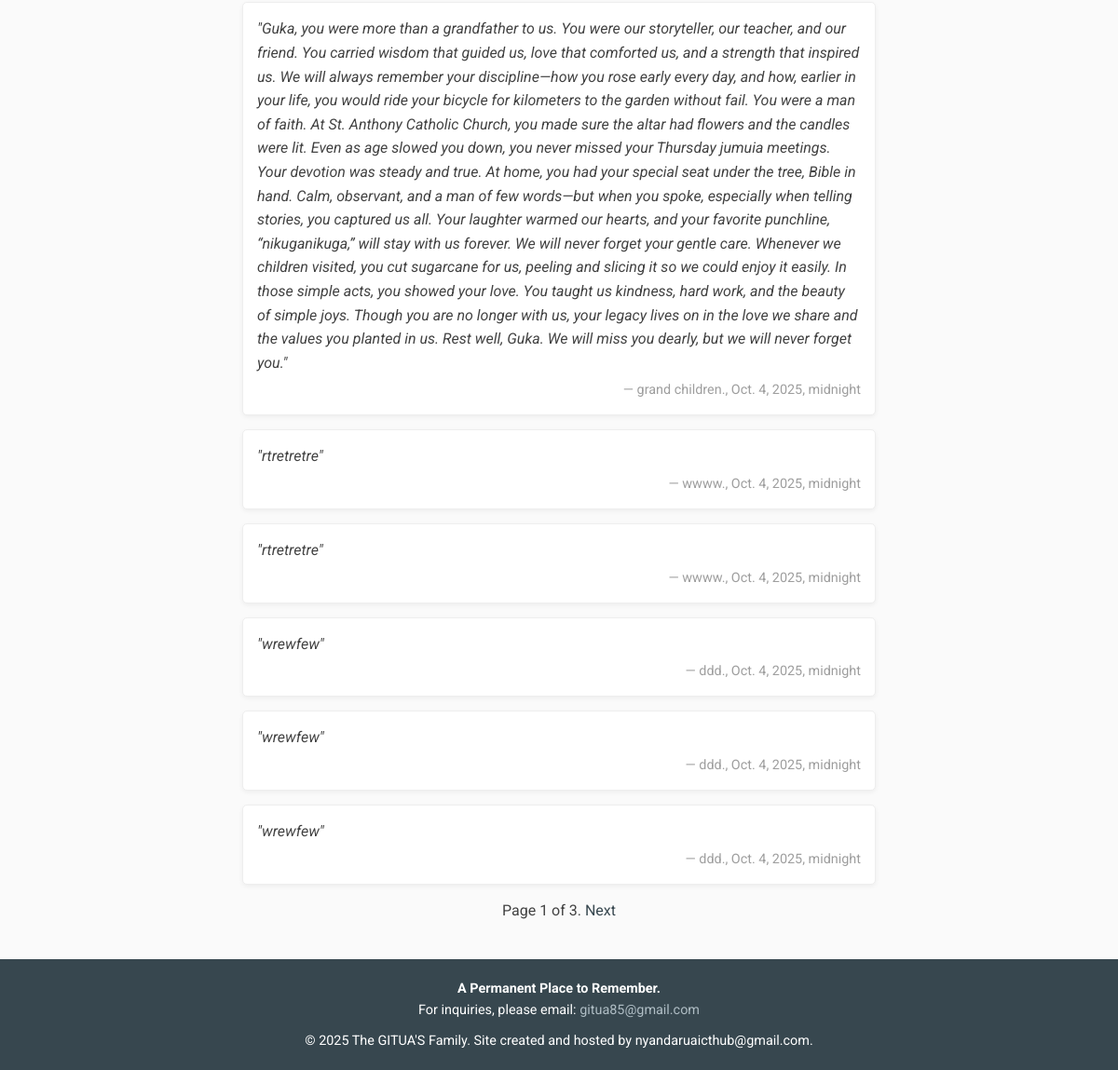
The page /tributes (lower part) on the database as committed earlier.
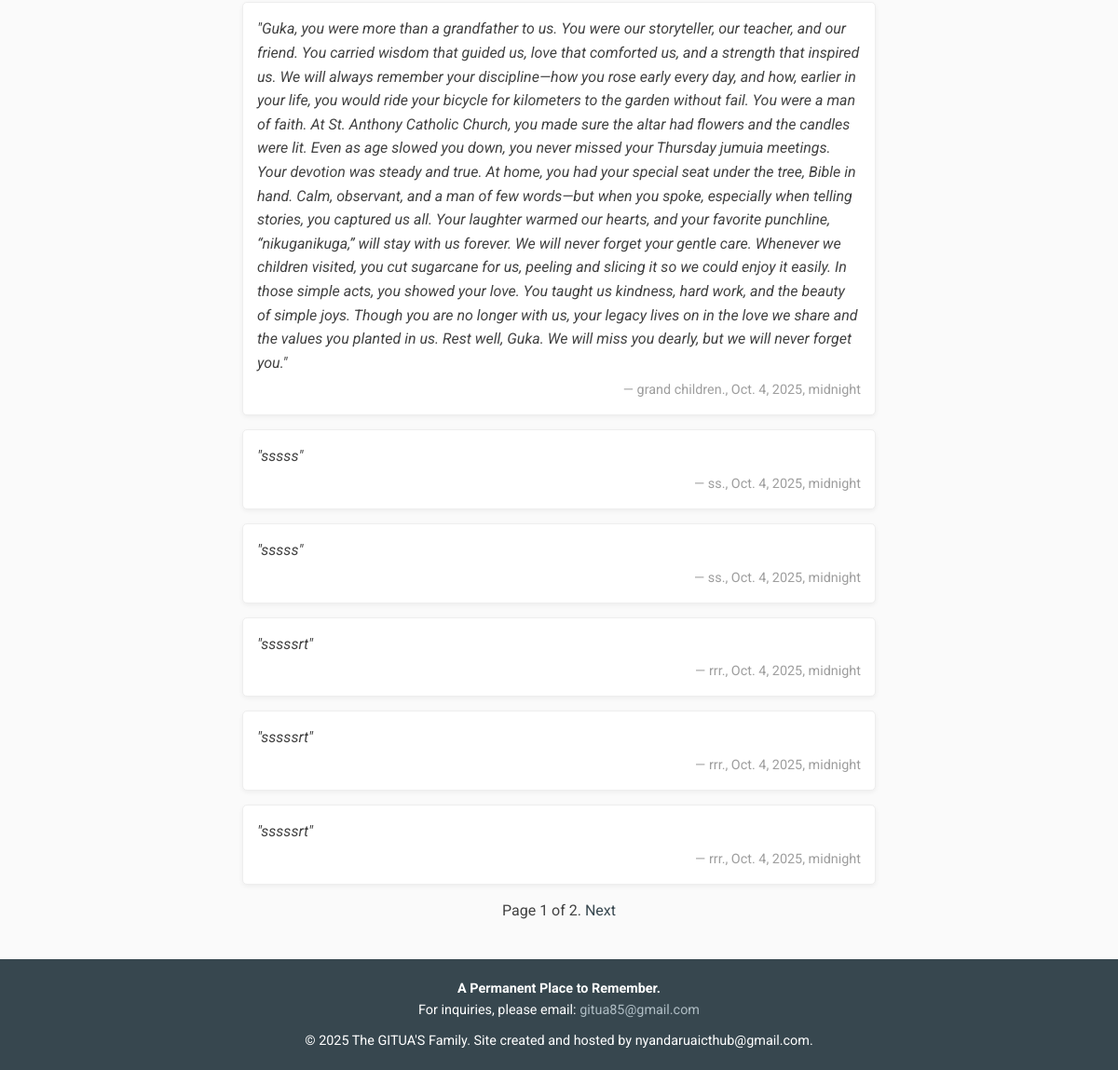
The same page on the database as committed later.
### tribute/models.py (models this page shows, shortened)
class TributeMessage(models.Model):
    name = models.CharField(max_length=50)
    email = models.EmailField()
    text = models.TextField()
    created = models.DateTimeField(auto_now_add=True)
    class Meta:
        ordering = ['-created']

### tribute/views.py (the view)
# urls.py: path('tributes', views.tributes, name='tributes')
def tributes(request):
    tributes = TributeMessage.objects.all()
    page_num = request.GET.get('page', 1)
    paginator = Paginator(tributes, 8)
    try:
        page_obj = paginator.page(page_num)
    except PageNotAnInteger:
        page_obj = paginator.page(1)
    except EmptyPage:
        page_obj = paginator.page(paginator.num_pages)
    context = {
        'tributes': tributes,
        'page_obj': page_obj,
    }
    return render(request, 'tributes.html', context=context)

### tribute/templates/tributes.html (shortened to what this page needs)
{% load static %}
<!DOCTYPE html>
<html lang="en">
<head>
    <link rel="stylesheet" href="{% static 'style.css' %}">
    <link rel="stylesheet" href="https://cdnjs.cloudflare.com/ajax/libs/font-awesome/6.0.0-beta3/css/all.min.css">
</head>
<body>
    <main>
        <section id="tributes" class="section tributes-section">
            <div class="tributes-list">
                {% if tributes %}
                {% for tribute in page_obj %}
                <div class="tribute-post">
                    <p class="post-text">"{{ tribute.text }}"</p>
                    <p class="post-meta">— {{ tribute.name }}., {{ tribute.created }}</p>
                </div>
                {% endfor %}
                {% else %}
                <div class="tribute-post">
                    <p class="post-text">no tributes yet</p>
                </div>
                {% endif %}
            </div>
            {% include 'pagination.html' %}
        </section>
    </main>
    <footer>
        <div class="footer-content">
            <p><strong>A Permanent Place to Remember.</strong></p>
            <p>For inquiries, please email: <a href="mailto:gitua85@gmail.com">gitua85@gmail.com</a></p>
            <p class="copyright">&copy; 2025 The GITUA'S Family. Site created and hosted by nyandaruaicthub@gmail.com.</p>
        </div>
    </footer>
</body>
</html>

### tribute/templates/pagination.html (shortened to what this page needs)
<div>
    <span>
      <span>
        Page {{ page_obj.number }} of {{ page_obj.paginator.num_pages }}.
      </span>
      {% if page_obj.has_next %}
        <a href="?page={{ page_obj.next_page_number }}">Next</a>
      {% endif %}
    </span>
  </div>

### tribute/static/style.css (style rules this page uses)
:root { --color-primary: #37474F; --color-secondary: #B0BEC5; --color-background: #FAFAFA; --color-text: #424242; --color-accent: #8e7d58; --font-serif: 'Playfair Display', serif; --font-sans: 'Roboto', sans-serif; }
* { box-sizing: border-box; margin: 0; padding: 0; }
body { font-family: var(--font-sans); line-height: 1.6; color: var(--color-text); background-color: var(--color-background); }
a { color: var(--color-primary); text-decoration: none; }
.section { padding: 40px 5%; margin: 20px 0; text-align: center; }
.tributes-section { max-width: 800px; margin: 0 auto; text-align: center; }
.tributes-list { margin-top: 30px; text-align: left; }
.tribute-post { border: 1px solid #EEEEEE; background-color: white; padding: 15px; margin-bottom: 15px; border-radius: 5px; box-shadow: 0 2px 5px rgba(0, 0, 0, 0.05); }
.post-text { font-style: italic; margin-bottom: 5px; }
.post-meta { font-size: 0.9em; color: #9E9E9E; text-align: right; }
footer { background-color: var(--color-primary); color: white; padding: 20px 5%; text-align: center; font-size: 0.9em; }
footer a { color: var(--color-secondary); }
.copyright { margin-top: 10px; }

Rows that differ between the two databases and show on the page:
removed TributeMessage: text "rtretretre", name "wwww", created "Oct. 4, 2025, midnight"
removed TributeMessage: text "rtretretre", name "wwww", created "Oct. 4, 2025, midnight"
removed TributeMessage: text "wrewfew", name "ddd", created "Oct. 4, 2025, midnight"
removed TributeMessage: text "wrewfew", name "ddd", created "Oct. 4, 2025, midnight"
removed TributeMessage: text "wrewfew", name "ddd", created "Oct. 4, 2025, midnight"
added TributeMessage: text "sssss", name "ss", created "Oct. 4, 2025, midnight"
added TributeMessage: text "sssss", name "ss", created "Oct. 4, 2025, midnight"
added TributeMessage: text "sssssrt", name "rrr", created "Oct. 4, 2025, midnight"
added TributeMessage: text "sssssrt", name "rrr", created "Oct. 4, 2025, midnight"
added TributeMessage: text "sssssrt", name "rrr", created "Oct. 4, 2025, midnight"
Other text that changed with them:
{{ page_obj.paginator.num_pages }}: "3" → "2"
